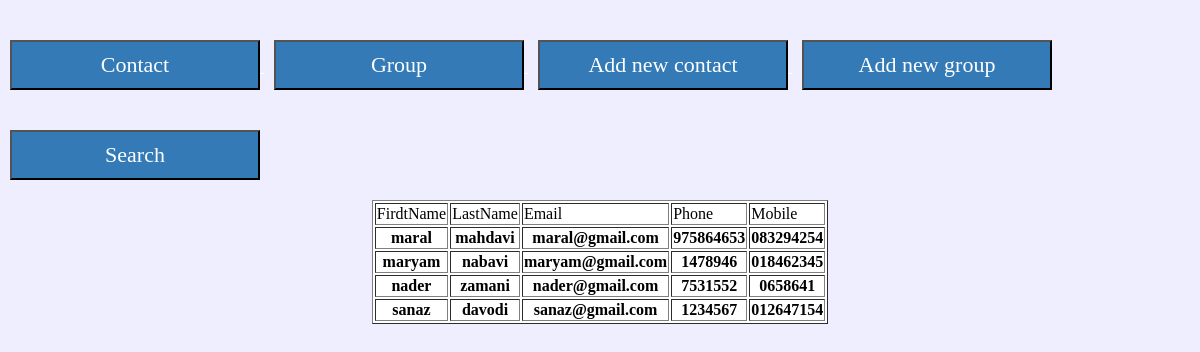
The page /showgroup.php?id=3 on the database its author committed.
### tables this page shows
CREATE TABLE IF NOT EXISTS `book` (
  `id` int(20) NOT NULL AUTO_INCREMENT,
  `fname` varchar(50) NOT NULL,
  `lname` varchar(50) NOT NULL,
  `phone` varchar(30) NOT NULL,
  `email` varchar(50) NOT NULL,
  `grouptype` int(10) NOT NULL,
  `mobilephone` varchar(30) NOT NULL,
  PRIMARY KEY (`fname`,`lname`),
  UNIQUE KEY `phone` (`phone`),
  UNIQUE KEY `id` (`id`)
);

### showgroup.php (the view, shortened to what this page needs)
<!DOCTYPE html>
<?php
$database = new mysqli("localhost", "root", "", "phonebook");
$database->query("SET NAMES 'utf8'");
$id = $_REQUEST['id'];
$result = $database->query("SELECT * FROM book WHERE grouptype=$id ");
$data = $result->fetch_all(MYSQLI_ASSOC);
?>
<html>
    <head>
        <link href="global.css" rel="stylesheet" type="text/css"/>
    </head>
    <body>
        <div>
            <a href="first.php"><button>Contact</button> </a>
            <a href="group.php"><button> Group</button> </a>
            <a href="add.php"><button> Add new contact</button> </a>
            <a href="addgroup.php"><button> Add new group</button> </a>
            <a href="search.php"><button> Search </button> </a>
            <table border="1">
                <tr>
                    <td> FirdtName</td>
                    <td> LastName</td>
                    <td> Email</td>
                    <td> Phone</td>
                    <td> Mobile</td>
                </tr>
                <?php
                foreach ($data as $v) {
                    echo '<tr>';
                    echo '<th>' . $v['fname'] . '</th>';
                    echo '<th>' . $v['lname'] . '</th>';
                    echo '<th>' . $v['email'] . '</th>';
                    echo '<th>' . $v['phone'] . '</th>';
                    echo '<th>' . $v['mobilephone'] . '</th>';
                    echo '</tr>';
                }
                ?>
            </table>
        </div>
    </body>
</html>

### global.css (style rules this page uses)
body { padding: 0; margin: 0; background-color: #eef; }
div { margin: 20px auto; }
a { display: inline; text-align: center; padding-left: 10px; padding-top: 30px; color: white; }
button { color: #ffffff; background-color: #337ab7; width: 250px; height: 50px; font-size: 22px; font-weight: normal; font-family: fantasy; margin-bottom: 20px; margin-top: 20px; }
table { width: 400px; margin: auto; background-color: white; }

### rows shown on the page
book: fname "maral", lname "mahdavi", email "maral@gmail.com", phone "975864653", mobilephone "083294254"
book: fname "maryam", lname "nabavi", email "maryam@gmail.com", phone "1478946", mobilephone "018462345"
book: fname "nader", lname "zamani", email "nader@gmail.com", phone "7531552", mobilephone "0658641"
book: fname "sanaz", lname "davodi", email "sanaz@gmail.com", phone "1234567", mobilephone "012647154"
